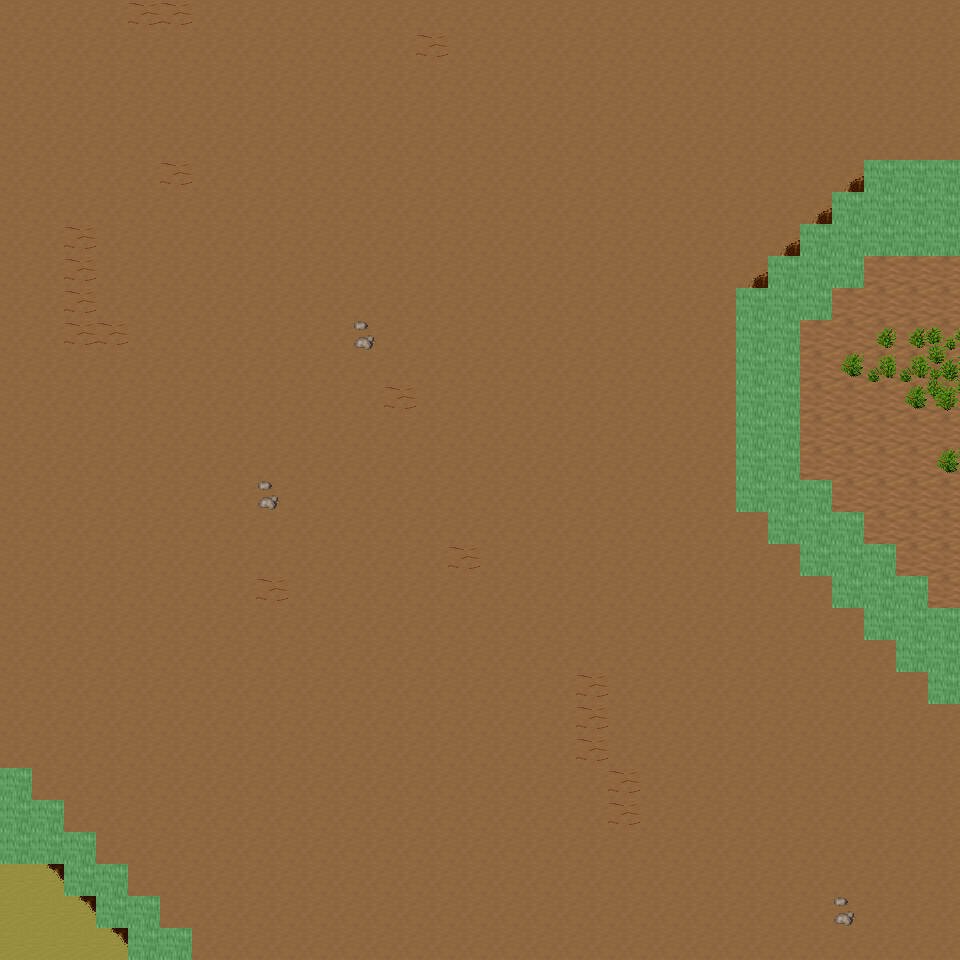

Tiled map render using the project's own tile images. Description and the map definition, with tile-layer contents summarised, below:
An orthogonal 30x30 tile map with 32x32 px tiles, 6 tile layers (Ground, Object, Object2, Above, ...), 20 tilesets and 6 objects (6x mapExit).

<map version="1.0" orientation="orthogonal" renderorder="right-down" width="30" height="30" tilewidth="32" tileheight="32" nextobjectid="7">
  <tileset firstgid="1" name="tileset_ground_ground" tilewidth="32" tileheight="32" tilecount="33" columns="3">
    <image source="../drawable/tileset_ground_ground.png" width="96" height="352" />
  </tileset>
  <tileset firstgid="34" name="tileset_ground_ridge_earth_dark" tilewidth="32" tileheight="32" tilecount="96" columns="12">
    <image source="../drawable/tileset_ground_ridge_earth_dark.png" width="384" height="256" />
  </tileset>
  <tileset firstgid="130" name="tileset_ground_earth_edges" tilewidth="32" tileheight="32" tilecount="18" columns="6">
    <image source="../drawable/tileset_ground_earth_edges.png" width="192" height="96" />
  </tileset>
  <tileset firstgid="148" name="tileset_ground_rock_pebbles" tilewidth="32" tileheight="32" tilecount="3" columns="1">
    <image source="../drawable/tileset_ground_rock_pebbles.png" width="32" height="96" />
  </tileset>
  <tileset firstgid="151" name="tileset_item_statue_grey_stone" tilewidth="32" tileheight="32" tilecount="4" columns="2">
    <image source="../drawable/tileset_item_statue_grey_stone.png" width="64" height="64" />
  </tileset>
  <tileset firstgid="155" name="tileset_ground_square_patch" tilewidth="32" tileheight="32" tilecount="9" columns="3">
    <image source="../drawable/tileset_ground_square_patch.png" width="96" height="96" />
  </tileset>
  <tileset firstgid="164" name="tileset_ground_eye" tilewidth="32" tileheight="32" tilecount="9" columns="3">
    <image source="../drawable/tileset_ground_eye.png" width="96" height="96" />
  </tileset>
  <tileset firstgid="173" name="tileset_item_corpse_huge_animal" tilewidth="32" tileheight="32" tilecount="16" columns="2">
    <image source="../drawable/tileset_item_corpse_huge_animal.png" width="64" height="256" />
  </tileset>
  <tileset firstgid="189" name="tileset_logic_creature_orc" tilewidth="32" tileheight="32" tilecount="6" columns="6">
    <image source="../drawable/tileset_logic_creature_orc.png" width="192" height="32" />
  </tileset>
  <tileset firstgid="195" name="tileset_logic_collision" tilewidth="32" tileheight="32" tilecount="1" columns="1">
    <image source="../drawable/tileset_logic_collision.png" width="32" height="32" />
  </tileset>
  <tileset firstgid="196" name="tileset_plant_tree_spruce" tilewidth="32" tileheight="32" tilecount="6" columns="2">
    <image source="../drawable/tileset_plant_tree_spruce.png" width="64" height="96" />
  </tileset>
  <tileset firstgid="202" name="tileset_plant_tree_evergreen" tilewidth="32" tileheight="32" tilecount="36" columns="3">
    <image source="../drawable/tileset_plant_tree_evergreen.png" width="96" height="384" />
  </tileset>
  <tileset firstgid="238" name="tileset_plant_bush_bushes" tilewidth="32" tileheight="32" tilecount="10" columns="5">
    <image source="../drawable/tileset_plant_bush_bushes.png" width="160" height="64" />
  </tileset>
  <tileset firstgid="248" name="tileset_plant_bush_bush_mult_colored" tilewidth="32" tileheight="32" tilecount="6" columns="3">
    <image source="../drawable/tileset_plant_bush_bush_mult_colored.png" width="96" height="64" />
  </tileset>
  <tileset firstgid="254" name="tileset_plant_stump_small_stump" tilewidth="32" tileheight="32" tilecount="4" columns="2">
    <image source="../drawable/tileset_plant_stump_small_stump.png" width="64" height="64" />
  </tileset>
  <tileset firstgid="258" name="tileset_plant_bush_large_green" tilewidth="32" tileheight="32" tilecount="9" columns="3">
    <image source="../drawable/tileset_plant_bush_large_green.png" width="96" height="96" />
  </tileset>
  <tileset firstgid="267" name="tileset_plant_tree_tree_darkgreen" tilewidth="32" tileheight="32" tilecount="88" columns="8">
    <image source="../drawable/tileset_plant_tree_tree_darkgreen.png" width="256" height="352" />
  </tileset>
  <tileset firstgid="355" name="tileset_ground_dry_grass" tilewidth="32" tileheight="32" tilecount="54" columns="9">
    <image source="../drawable/tileset_ground_dry_grass.png" width="288" height="192" />
  </tileset>
  <tileset firstgid="409" name="tileset_logic_creature_animal" tilewidth="32" tileheight="32" tilecount="32" columns="8">
    <image source="../drawable/tileset_logic_creature_animal.png" width="256" height="128" />
  </tileset>
  <tileset firstgid="441" name="tileset_logic_creature_mutant" tilewidth="32" tileheight="32" tilecount="7" columns="7">
    <image source="../drawable/tileset_logic_creature_mutant.png" width="224" height="32" />
  </tileset>
  <layer name="Ground" width="30" height="30">
    <data>[900 cells, 900 non-empty, 3 distinct tile ids]</data>
  </layer>
  <layer name="Object" width="30" height="30">
    <data>[900 cells, 100 non-empty, 23 distinct tile ids]</data>
  </layer>
  <layer name="Object2" width="30" height="30">
    <data>[900 cells, 0 non-empty, 0 distinct tile ids]</data>
  </layer>
  <layer name="Above" width="30" height="30">
    <data>[900 cells, 0 non-empty, 0 distinct tile ids]</data>
  </layer>
  <layer name="Above2" width="30" height="30">
    <data>[900 cells, 0 non-empty, 0 distinct tile ids]</data>
  </layer>
  <layer name="Walkable" width="30" height="30">
    <data>[900 cells, 58 non-empty, 1 distinct tile ids]</data>
  </layer>
  <objectgroup name="MapEvents">
    <object id="1" name="north" type="mapExit" x="0" y="0" width="960" height="32">
      <properties>
        <property name="map" value="level_0_x85_y9" />
        <property name="x" value="0" />
        <property name="y" value="28" />
      </properties>
    </object>
    <object id="2" name="south" type="mapExit" x="0" y="928" width="128" height="32">
      <properties>
        <property name="map" value="level_0_x85_y11" />
        <property name="x" value="0" />
        <property name="y" value="1" />
      </properties>
    </object>
    <object id="3" name="south2" type="mapExit" x="192" y="928" width="768" height="32">
      <properties>
        <property name="map" value="level_0_x85_y11" />
        <property name="x" value="6" />
        <property name="y" value="1" />
      </properties>
    </object>
    <object id="4" name="east" type="mapExit" x="928" y="0" width="32" height="160">
      <properties>
        <property name="map" value="level_0_x86_y10" />
        <property name="x" value="1" />
        <property name="y" value="0" />
      </properties>
    </object>
    <object id="5" name="east2" type="mapExit" x="928" y="256" width="32" height="352">
      <properties>
        <property name="map" value="level_0_x86_y10" />
        <property name="x" value="1" />
        <property name="y" value="8" />
      </properties>
    </object>
    <object id="6" name="east3" type="mapExit" x="928" y="704" width="32" height="256">
      <properties>
        <property name="map" value="level_0_x86_y10" />
        <property name="x" value="1" />
        <property name="y" value="22" />
      </properties>
    </object>
  </objectgroup>
</map>
